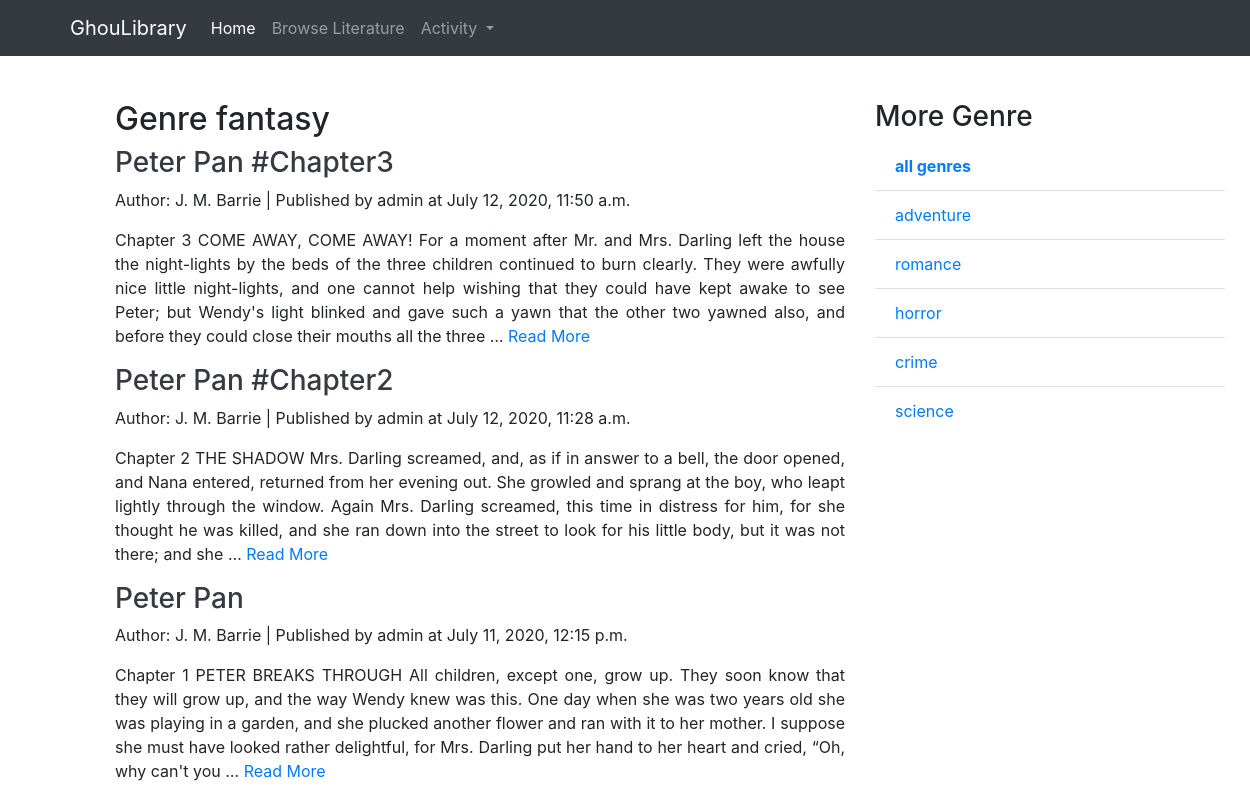
Page /books/genre/fantasy/1 on the committed database.
### books/models.py (models this page shows, shortened)
class Books(models.Model):
	title	= models.CharField(max_length=255)
	content = models.TextField()
	genre	= models.CharField(max_length=255)
	author  = models.CharField(max_length=255)
	published = models.DateTimeField(auto_now_add=True)
	updated = models.DateTimeField(auto_now=True)
	slug	= models.SlugField(blank=True, editable=False)

### books/views.py (the view)
# urls.py: re_path('^genre/(?P<genre>[\w-]+)/(?P<page>\d+)$', GenreListView.as_view(), name='genres'),
class GenreListView(ListView):
	model 		  = Books
	template_name ="books/books_genre_list.html"
	context_object_name = 'books_list'
	ordering 	  = ['-published']
	paginate_by	  = 4
	def get_queryset(self):
		self.queryset = self.model.objects.filter(genre=self.kwargs['genre'])
		return super().get_queryset()
	def get_context_data(self, *args, **kwargs):
		genre_list = self.model.objects.values_list('genre', flat=True).distinct().exclude(genre=self.kwargs['genre'])
		self.kwargs.update({'genre_list':genre_list})
		kwargs = self.kwargs
		return super().get_context_data(*args, **kwargs)

### templates/books/books_genre_list.html (shortened to what this page needs)
{% extends "base.html" %}
{% block book_contents %}
<div class="row">
	<div class="col-md-8">
		<h2>Genre {{genre}}</h2>
		{% for books  in books_list  %}
			<h3>
				<a class="text-dark" href="{% url 'books:detail' books.slug %}"> {{books.title}} </a>
			</h3>
			<p> Author: {{books.author}} | Published by admin at {{books.published}} </p>
			<p align="justify">{{books.content | truncatewords:75}}
				<a href="{% url 'books:detail' books.slug %}"> Read More </a>
			</p>
		{% endfor %}
	</div>
	<div class="col-sm">
		<h3> More Genre </h3>
		<ul class="list-group list-group-flush">
			<li class="list-group-item">
				<a href="{% url 'books:list' 1 %}"><b>all genres</b></a>
			</li>
			{% for genre in genre_list  %}
			<li class="list-group-item">
				<a href="{% url 'books:genres' genre 1%}">{{genre}}</a>
			</li>
			{% endfor %}
		</ul>
	</div>
</div>
{% endblock book_contents %}

### rows in the picture
Books: title "Peter Pan #Chapter3", author "J. M. Barrie", published "July 12, 2020, 11:50 a.m.", content "Chapter 3 COME AWAY, COME AWAY! For a moment after Mr. and Mrs. Darling left the house the night-lights by the beds of the three children continued to burn clearly. They were awfully nice little night-lights, and one cannot help wishing that they could have kept awake to see Peter; but Wendy's light blinked and gave such a yawn that the other two yawned also, and before they could close their mouths all the three …"
Books: title "Peter Pan #Chapter2", author "J. M. Barrie", published "July 12, 2020, 11:28 a.m.", content "Chapter 2 THE SHADOW Mrs. Darling screamed, and, as if in answer to a bell, the door opened, and Nana entered, returned from her evening out. She growled and sprang at the boy, who leapt lightly through the window. Again Mrs. Darling screamed, this time in distress for him, for she thought he was killed, and she ran down into the street to look for his little body, but it was not there; and she …"
Books: title "Peter Pan", author "J. M. Barrie", published "July 11, 2020, 12:15 p.m.", content "Chapter 1 PETER BREAKS THROUGH All children, except one, grow up. They soon know that they will grow up, and the way Wendy knew was this. One day when she was two years old she was playing in a garden, and she plucked another flower and ran with it to her mother. I suppose she must have looked rather delightful, for Mrs. Darling put her hand to her heart and cried, “Oh, why can't you …"

### other values in the picture
{{ genre }} "fantasy"
{{ genre }} "adventure" "romance" "horror" "crime" "science"
